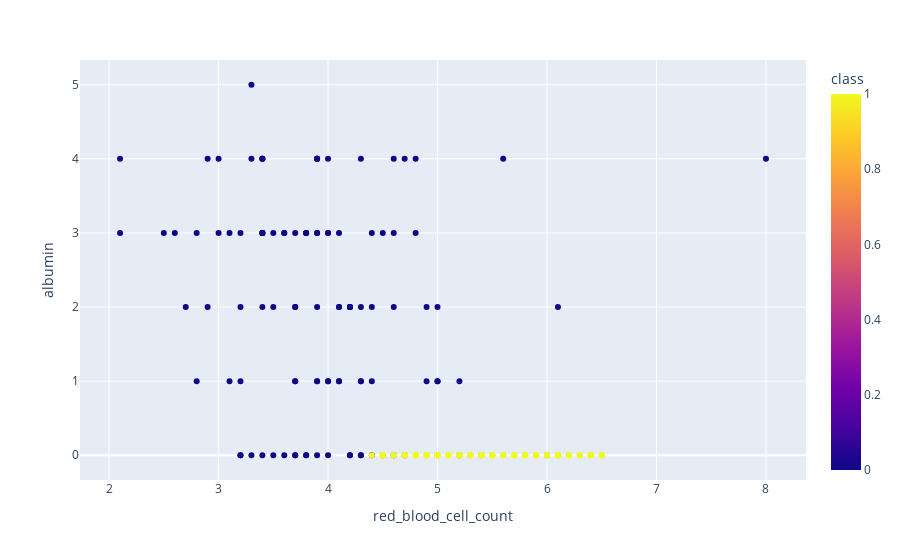

This figure's notebook cell:
### Code cell
scatter('red_blood_cell_count', 'albumin')

### Figure 1 — Plotly figure (JSON) as saved in the notebook; plotly's stock layout.template omitted (floating-point values rounded to 4 significant figures; data arrays with more than 128 entries replaced by an {"elided": "..."} marker saying what was removed)
{"data": [{"hovertemplate": "red_blood_cell_count=%{x}<br>albumin=%{y}<br>class=%{marker.color}<extra></extra>", "legendgroup": "", "marker": {"color": {"elided": "400 int values"}, "coloraxis": "coloraxis", "symbol": "circle"}, "mode": "markers", "name": "", "orientation": "v", "showlegend": false, "type": "scatter", "x": {"elided": "400 float values"}, "xaxis": "x", "y": {"elided": "400 int values"}, "yaxis": "y"}], "layout": {"coloraxis": {"colorbar": {"title": {"text": "class"}}, "colorscale": [[0, "#0d0887"], [0.1111, "#46039f"], [0.2222, "#7201a8"], [0.3333, "#9c179e"], [0.4444, "#bd3786"], [0.5556, "#d8576b"], [0.6667, "#ed7953"], [0.7778, "#fb9f3a"], [0.8889, "#fdca26"], [1, "#f0f921"]]}, "legend": {"tracegroupgap": 0}, "margin": {"t": 60}, "xaxis": {"anchor": "y", "domain": [0, 1], "title": {"text": "red_blood_cell_count"}}, "yaxis": {"anchor": "x", "domain": [0, 1], "title": {"text": "albumin"}}}}
